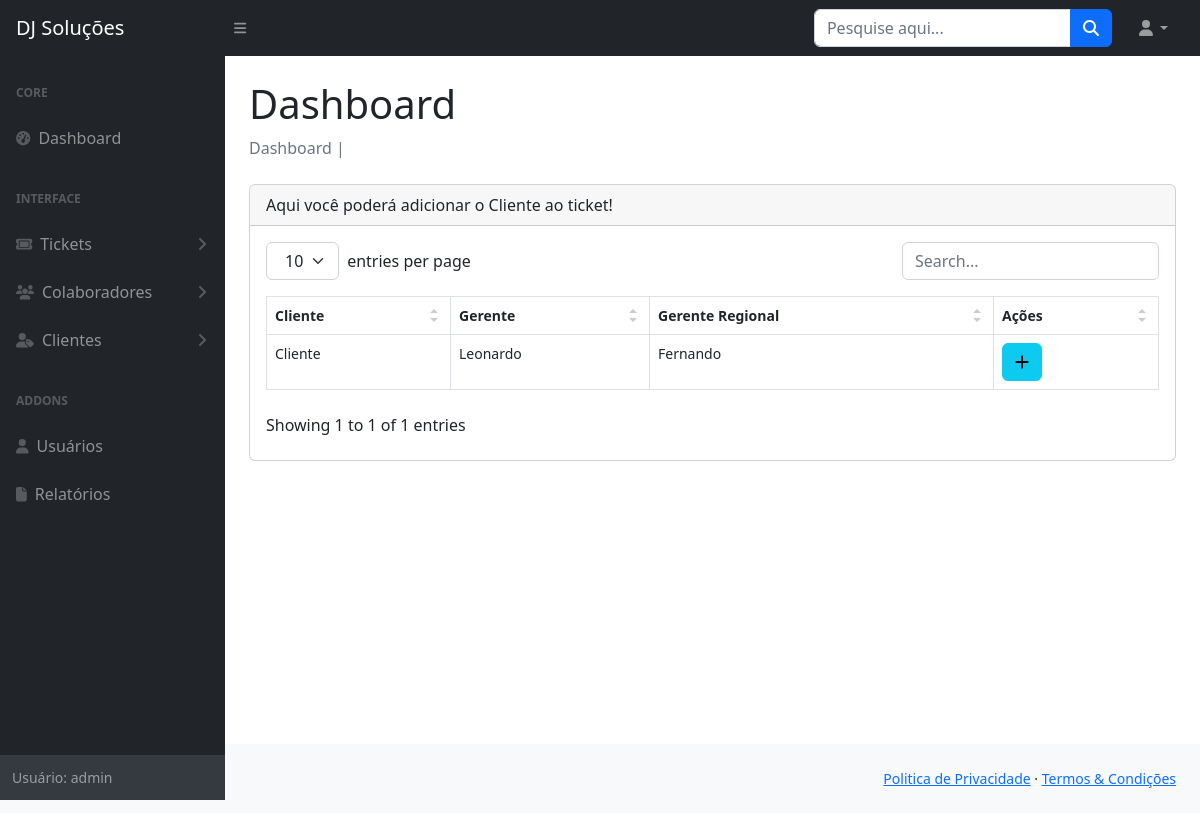
/ticket/add-ticket-cliente/9 (signed in), run on the app's committed database.
### cliente/models.py (models this page shows, shortened)
class Cliente(models.Model):
    nome = models.CharField(max_length=255)
    usuario = models.ForeignKey(User, on_delete=models.SET_NULL, null=True)
    gerente_loja = models.CharField(max_length=100)
    telefone = models.CharField(max_length=13)
    gerente_regional = models.CharField(max_length=100)
    enderecoCli = models.TextField()

### ticket/views.py (the view)
# urls.py: path('add-ticket-cliente/<int:id_ticket>', views.addTicketCliente, name='add-ticket-cliente'),
@login_required
def addTicketCliente(request, id_ticket):
    usuario = request.user
    if request.method == 'GET':
        if has_role(usuario, [User, 'super']):
            clientes = Cliente.objects.filter(usuario=usuario)
        else:
            clientes = Cliente.objects.filter(usuario=usuario)
    return render(request, 'ticket/add-ticket-cliente.html', {'clientes':clientes, 'id_ticket':id_ticket})

### templates/ticket/add-ticket-cliente.html
{% extends '_layout/base.html' %}
{% block conteudo %}
    <div class="card mb-4">
        <div class="card-header">
            {{ tiket.ticket }} Aqui você poderá adicionar o Cliente ao ticket!
        </div>
        <div class="card-body">
            <table id="datatablesSimple">
                    <thead>
                            <tr align="center">
                                <th scope="col">Cliente</th>
                                <th scope="col">Gerente</th>
                                <th scope="col">Gerente Regional</th>
                                <th scope="col">Ações</th>
                            </tr>
                        </thead>
                        <tbody>
                            {% for cliente in clientes %}
                            <tr align="center">
                                <td>{{ cliente.nome }}</td>
                                <td>{{ cliente.gerente_loja }}</td>
                                <td>{{ cliente.gerente_regional }}</td>
                                <td>
                                    <a href="/ticket/cadastrar-ticket-cliente/{{cliente.pk}}/{{id_ticket}}"><button class="btn btn-info"><i class="fas fa-plus"></i></button></a>
                                </td>
                            </tr>
                            {% endfor %}
                        </tbody>
                    </table>
                </div>
            </div>
        </div>
    </div>
</div>
{% endblock %}

### templates/paginas/nav-lateral.html (shortened to what this page needs)
{% load permission_tags %}
<div id="layoutSidenav_nav">
    <nav class="sb-sidenav accordion sb-sidenav-dark" id="sidenavAccordion">
        <div class="sb-sidenav-menu">
            <div class="nav">
                <div class="sb-sidenav-menu-heading">Core</div>
                <a class="nav-link" href="/">
                    <div class="sb-nav-link-icon"><i class="fas fa-tachometer-alt"></i></div>
                    Dashboard
                </a>
                <div class="sb-sidenav-menu-heading">Interface</div>
                <a class="nav-link collapsed" href="#" data-bs-toggle="collapse" data-bs-target="#collapseLTickets" aria-expanded="false" aria-controls="collapseLTickets">
                    <div class="sb-nav-link-icon"><i class="fas fa-ticket"></i></div>
                    Tickets
                    <div class="sb-sidenav-collapse-arrow"><i class="fas fa-angle-down"></i></div>
                </a>
                <a class="nav-link collapsed" href="#" data-bs-toggle="collapse" data-bs-target="#collapseColaborador" aria-expanded="false" aria-controls="collapseColaborador">
                    <div class="sb-nav-link-icon"><i class="fas fa-users"></i></div>
                    Colaboradores
                    <div class="sb-sidenav-collapse-arrow"><i class="fas fa-angle-down"></i></div>
                </a>
                <a class="nav-link collapsed" href="#" data-bs-toggle="collapse" data-bs-target="#collapseClientes" aria-expanded="false" aria-controls="collapseClientes">
                    <div class="sb-nav-link-icon"><i class="fas fa-user-tag"></i></div>
                    Clientes
                    <div class="sb-sidenav-collapse-arrow"><i class="fas fa-angle-down"></i></div>
                </a>
                {% if user|has_role:'super' %}
                <div class="sb-sidenav-menu-heading">Addons</div>
                <a class="nav-link" href="{% url 'index-usuario' %}">
                    <div class="sb-nav-link-icon"><i class="fas fa-user"></i></div>
                    Usuários
                </a>
                <a class="nav-link" href="tables.html">
                    <div class="sb-nav-link-icon"><i class="fas fa-file"></i></div>
                    Relatórios
                </a>
                {%  endif %}
            </div>
        </div>
        <div class="sb-sidenav-footer">
            <div class="small">Usuário: {{user.username}}</div>
        </div>
    </nav>
</div>

### data on the page
Cliente: nome "Cliente", gerente_loja "Leonardo", gerente_regional "Fernando"

### other printed values
{{ user.username }} "admin"
